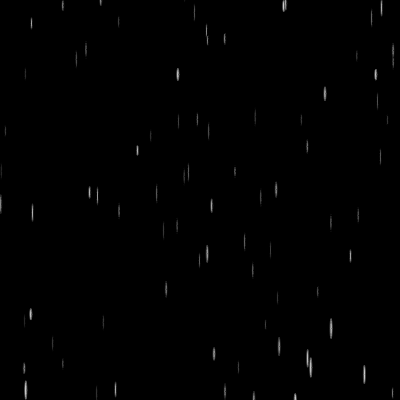
Frame 1 (no input)
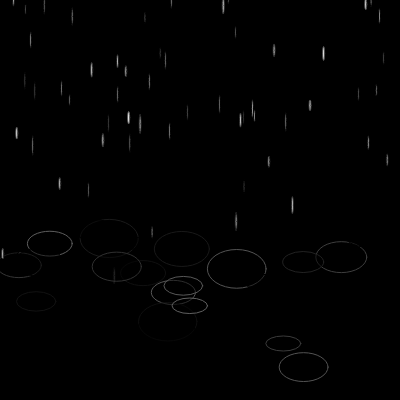
Frame 60 (no input)
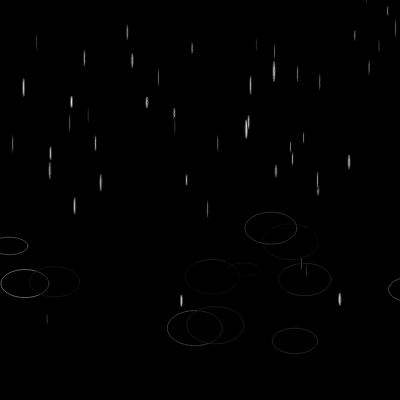
Frame 120 (the mouse pressed at the canvas centre since frame 60)

The p5.js sketch that drew these frames (run headless with seeded random() and noise() and a simulated clock; from frame 60 on, the mouse is pressed at the canvas centre):

// p5.js sketch
// ── sketch.js
function setup() {
	createCanvas(400, 400);
	frameRate(45);

	rainAmount = 100;
	raindropArray = [];

	// Instantiate all raindrops that will be drawn.
	for (let i = 0; i < rainAmount; i++) {
		raindropArray.push(new Raindrop());
	}

	// createLoop({ duration: 3, gif: true });
}

function draw() {
	background(0);

	for (let i = 0; i < rainAmount; i++) {
		let raindrop = raindropArray[i];

		fill(raindrop.depth);
		// Decrease luma for the ripple color.
		stroke(raindrop.depth - 160);

		raindrop.show();
		raindrop.update();
	}
}

// ── rain.js
class Raindrop {
	constructor() {
		this.x = random(width);
		this.y = random(-100, height);
		this.speed = random(20, 30);
		this.length = random(10, 20);

		// Depth will define the color of the raindrop.
		this.depth = map(this.speed, 20, 30, 50, 255);

		this.isRipple = false;
		this.rippleX = this.x;
		this.rippleY = this.y;
		this.rippleRadius = random(30, 40);
		this.maxRadius = 60;
	}

	show() {
		// Draw ripple.
		if (this.isRipple) {
			fill(0, 0, 0, 125);
			ellipse(this.rippleX, this.rippleY, this.rippleRadius, this.rippleRadius - 20);
		}

		// Draw raindrop.
		ellipse(this.x, this.y, 2, this.length);
	}

	update() {
		// Ripple is being drawn, don't update raindrop position.
		if (this.isRipple) {
			this.rippleRadius += 4;

			if (this.rippleRadius > this.maxRadius) {
				this.isRipple = false;
				// Reset radius.
				this.rippleRadius = random(30, 40);
			}

			return;
		}

		this.x += random(-10, 10);
		this.y += this.speed;

		// If raindrop reaches bottom, enable ripple and reset position.
		if (this.y > height - random(200)) {
			this.isRipple = true;
			this.rippleX = this.x;
			this.rippleY = this.y;

			this.x = random(width);
			this.y = random(-100, -10);
		}
	}
}
